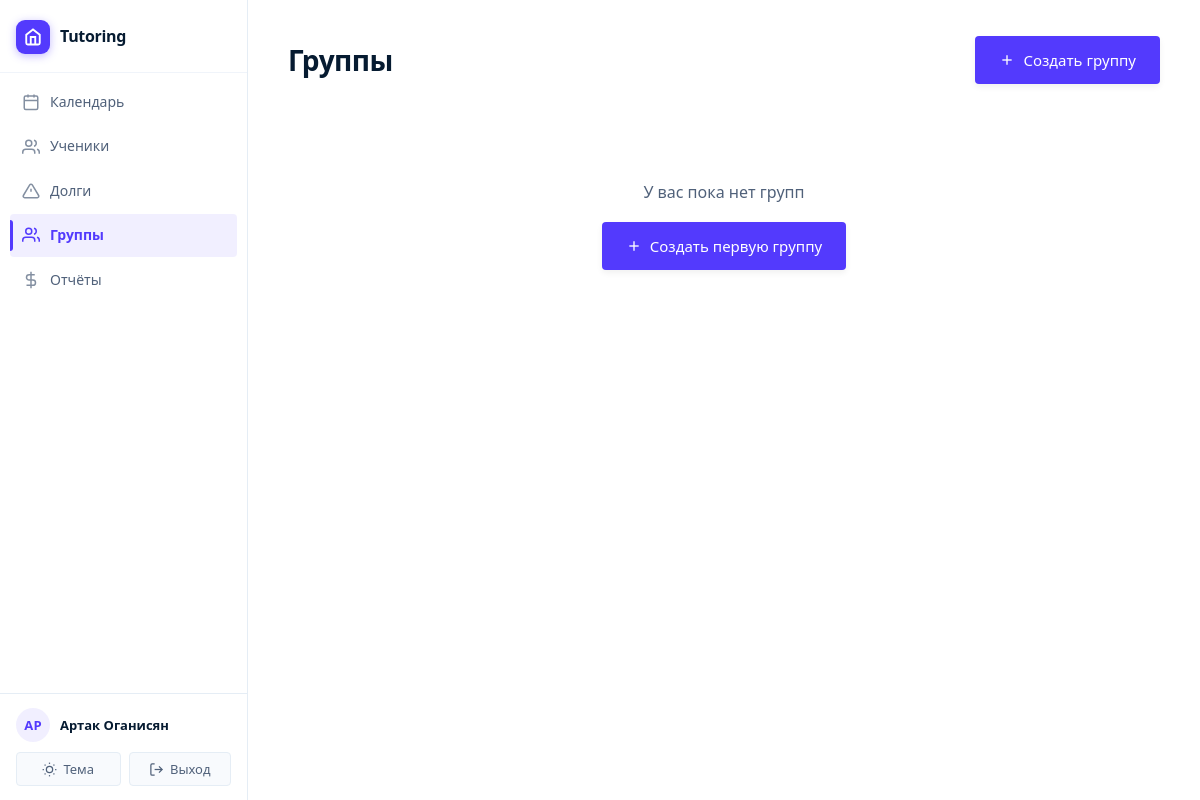
The app's page /groups/ (signed in), older data.
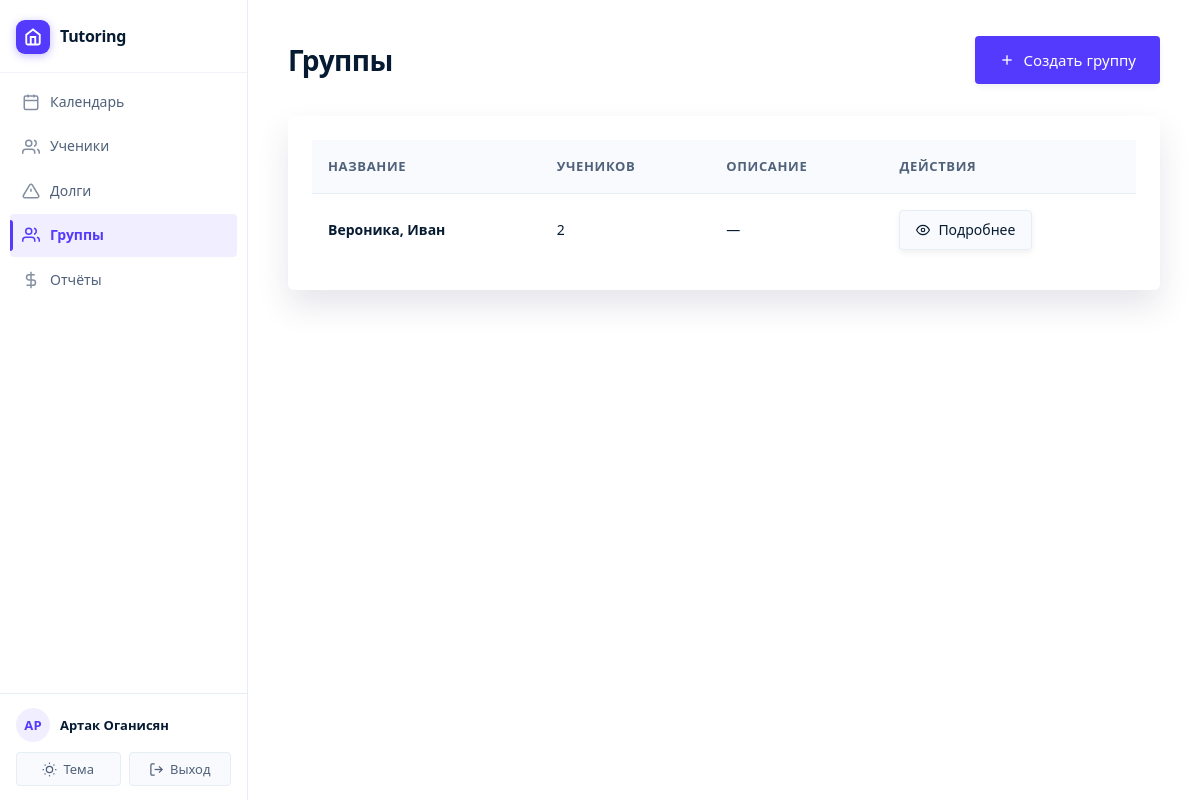
The same page, newer data.
### main/models.py (models this page shows, shortened)
class StudentGroup(models.Model):
    tutor = models.ForeignKey(Tutor, on_delete=models.CASCADE, related_name='groups', verbose_name='Репетитор')
    name = models.CharField(max_length=200, verbose_name='Название группы')
    description = models.TextField(blank=True, verbose_name='Описание')
    created_at = models.DateTimeField(auto_now_add=True, verbose_name='Дата создания')
    updated_at = models.DateTimeField(auto_now=True, verbose_name='Дата обновления')
    is_active = models.BooleanField(default=True, verbose_name='Активна')
    class Meta:
        verbose_name = 'Группа учеников'
        verbose_name_plural = 'Группы учеников'
        ordering = ['name']
    def get_students_count(self):
        return self.students.filter(is_active=True).count()

### main/views.py (the view)
# urls.py: path('groups/', views.group_list, name='group_list'),
@login_required
def group_list(request):
    tutor = get_tutor(request)
    if not tutor:
        messages.error(request, 'Профиль репетитора не найден.')
        return redirect('calendar')
    groups = StudentGroup.objects.filter(tutor=tutor, is_active=True)
    return render(request, 'main/group_list.html', {'groups': groups})

### main/views.py (called while the page is built)
def get_tutor(request):
    if request.user.is_authenticated:
        try:
            return request.user.tutor
        except Tutor.DoesNotExist:
            return None
    return None

### main/templates/main/group_list.html (shortened to what this page needs)
{% extends 'main/base.html' %}
{% block content %}
<div class="page-header">
    <h1>Группы</h1>
    <div class="page-actions">
        <a href="{% url 'group_create' %}" class="btn">
            <svg width="16" height="16" viewBox="0 0 24 24" fill="none" stroke="currentColor" stroke-width="2">
                <line x1="12" y1="5" x2="12" y2="19"/>
                <line x1="5" y1="12" x2="19" y2="12"/>
            </svg>
            Создать группу
        </a>
    </div>
</div>
{% if groups %}
<div class="card">
    <div class="table-responsive">
        <table>
            <thead>
                <tr>
                    <th>Название</th>
                    <th class="mobile-hide">Учеников</th>
                    <th class="mobile-hide">Описание</th>
                    <th class="mobile-hide">Действия</th>
                </tr>
            </thead>
            <tbody>
                {% for group in groups %}
                <tr>
                    <td>
                        <a href="{% url 'group_detail' group.pk %}" style="font-weight: 600; color: var(--text); text-decoration: none;">
                            {{ group.name }}
                        </a>
                    </td>
                    <td class="mobile-hide">{{ group.get_students_count }}</td>
                    <td class="mobile-hide">{{ group.description|truncatewords:10|default:"—" }}</td>
                    <td class="mobile-hide">
                        <a href="{% url 'group_detail' group.pk %}" class="btn btn-sm btn-secondary">
                            <svg width="14" height="14" viewBox="0 0 24 24" fill="none" stroke="currentColor" stroke-width="2">
                                <path d="M1 12s4-8 11-8 11 8 11 8-4 8-11 8-11-8-11-8z"/>
                                <circle cx="12" cy="12" r="3"/>
                            </svg>
                            Подробнее
                        </a>
                    </td>
                </tr>
                {% endfor %}
            </tbody>
        </table>
    </div>
</div>
{% else %}
<div class="empty-state">
    <p>У вас пока нет групп</p>
    <a href="{% url 'group_create' %}" class="btn">
        <svg width="16" height="16" viewBox="0 0 24 24" fill="none" stroke="currentColor" stroke-width="2">
            <line x1="12" y1="5" x2="12" y2="19"/>
            <line x1="5" y1="12" x2="19" y2="12"/>
        </svg>
        Создать первую группу
    </a>
</div>
{% endif %}
{% endblock %}

Row changes from the older to the newer data that the page shows:
added StudentGroup: name "Вероника, Иван", get_students_count "2", description "—"
Text that changed along with them:
text no longer shown: "У вас пока нет групп Создать первую группу"
text now shown: "НАЗВАНИЕ УЧЕНИКОВ ОПИСАНИЕ ДЕЙСТВИЯ"
